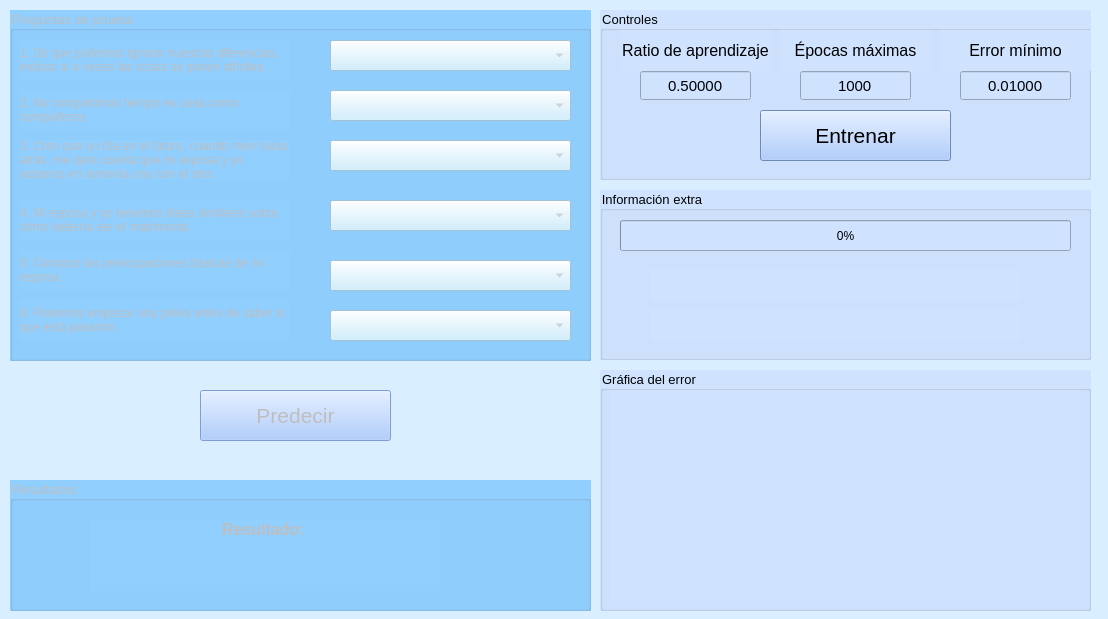
<?xml version="1.0" encoding="UTF-8"?>
<ui version="4.0">
 <class>MainWindow</class>
 <widget class="QMainWindow" name="MainWindow">
  <property name="geometry">
   <rect>
    <x>0</x>
    <y>0</y>
    <width>1108</width>
    <height>619</height>
   </rect>
  </property>
  <property name="minimumSize">
   <size>
    <width>1108</width>
    <height>619</height>
   </size>
  </property>
  <property name="maximumSize">
   <size>
    <width>1108</width>
    <height>619</height>
   </size>
  </property>
  <property name="windowTitle">
   <string>Adaline aplicado</string>
  </property>
  <property name="windowIcon">
   <iconset>
    <normaloff>iconfinder_head-atom_64_201494.ico</normaloff>iconfinder_head-atom_64_201494.ico</iconset>
  </property>
  <property name="styleSheet">
   <string notr="true">background-color: rgb(217, 239, 255);</string>
  </property>
  <widget class="QWidget" name="centralwidget">
   <widget class="QGroupBox" name="groupBox">
    <property name="geometry">
     <rect>
      <x>600</x>
      <y>370</y>
      <width>491</width>
      <height>241</height>
     </rect>
    </property>
    <property name="font">
     <font>
      <pointsize>10</pointsize>
     </font>
    </property>
    <property name="styleSheet">
     <string notr="true">background-color: rgb(207, 227, 255);</string>
    </property>
    <property name="title">
     <string>Gráfica del error</string>
    </property>
    <widget class="MplWidget" name="grafica_error" native="true">
     <property name="geometry">
      <rect>
       <x>10</x>
       <y>20</y>
       <width>471</width>
       <height>211</height>
      </rect>
     </property>
    </widget>
   </widget>
   <widget class="QGroupBox" name="pruebas">
    <property name="enabled">
     <bool>false</bool>
    </property>
    <property name="geometry">
     <rect>
      <x>10</x>
      <y>10</y>
      <width>581</width>
      <height>351</height>
     </rect>
    </property>
    <property name="font">
     <font>
      <pointsize>10</pointsize>
     </font>
    </property>
    <property name="toolTip">
     <string>&lt;html&gt;&lt;head/&gt;&lt;body&gt;&lt;p align=&quot;justify&quot;&gt;&lt;span style=&quot; font-size:11pt;&quot;&gt;Seleccione un valor en el rango de 0 a 4, según se sienta menos o más identificado con cada uno de los casos, respectivamente.&lt;/span&gt;&lt;/p&gt;&lt;/body&gt;&lt;/html&gt;</string>
    </property>
    <property name="whatsThis">
     <string>&lt;html&gt;&lt;head/&gt;&lt;body&gt;&lt;p&gt;&lt;span style=&quot; font-size:11pt;&quot;&gt;Seleccione un valor en el rango de 0 a 4, según se sienta menos o más identificado con cada uno de los casos, respectivamente.&lt;/span&gt;&lt;/p&gt;&lt;/body&gt;&lt;/html&gt;</string>
    </property>
    <property name="styleSheet">
     <string notr="true">background-color:rgb(144, 207, 255)</string>
    </property>
    <property name="title">
     <string>Preguntas de prueba</string>
    </property>
    <widget class="QLabel" name="label">
     <property name="geometry">
      <rect>
       <x>10</x>
       <y>30</y>
       <width>270</width>
       <height>40</height>
      </rect>
     </property>
     <property name="font">
      <font>
       <kerning>true</kerning>
      </font>
     </property>
     <property name="text">
      <string>1. Sé que podemos ignorar nuestras diferencias, incluso si a veces las cosas se ponen difíciles.</string>
     </property>
     <property name="wordWrap">
      <bool>true</bool>
     </property>
    </widget>
    <widget class="QLabel" name="label_2">
     <property name="geometry">
      <rect>
       <x>10</x>
       <y>80</y>
       <width>270</width>
       <height>40</height>
      </rect>
     </property>
     <property name="font">
      <font>
       <kerning>true</kerning>
      </font>
     </property>
     <property name="text">
      <string>2. No compartimos tiempo en casa como compañeros</string>
     </property>
     <property name="wordWrap">
      <bool>true</bool>
     </property>
    </widget>
    <widget class="QLabel" name="label_3">
     <property name="geometry">
      <rect>
       <x>10</x>
       <y>130</y>
       <width>270</width>
       <height>40</height>
      </rect>
     </property>
     <property name="font">
      <font>
       <kerning>true</kerning>
      </font>
     </property>
     <property name="text">
      <string>3. Creo que un día en el futuro, cuando mire hacia atrás, me dare cuenta que mi esposa y yo estamos en armonía uno con el otro.</string>
     </property>
     <property name="wordWrap">
      <bool>true</bool>
     </property>
    </widget>
    <widget class="QLabel" name="label_4">
     <property name="geometry">
      <rect>
       <x>10</x>
       <y>190</y>
       <width>270</width>
       <height>40</height>
      </rect>
     </property>
     <property name="font">
      <font>
       <kerning>true</kerning>
      </font>
     </property>
     <property name="text">
      <string>4. Mi esposa y yo tenemos ideas similares sobre cómo debería ser el matrimonio.</string>
     </property>
     <property name="wordWrap">
      <bool>true</bool>
     </property>
    </widget>
    <widget class="QLabel" name="label_5">
     <property name="geometry">
      <rect>
       <x>10</x>
       <y>240</y>
       <width>270</width>
       <height>40</height>
      </rect>
     </property>
     <property name="font">
      <font>
       <kerning>true</kerning>
      </font>
     </property>
     <property name="text">
      <string>5. Conozco las preocupaciones básicas de mi esposa.</string>
     </property>
     <property name="wordWrap">
      <bool>true</bool>
     </property>
    </widget>
    <widget class="QLabel" name="label_6">
     <property name="geometry">
      <rect>
       <x>10</x>
       <y>290</y>
       <width>270</width>
       <height>40</height>
      </rect>
     </property>
     <property name="font">
      <font>
       <kerning>true</kerning>
      </font>
     </property>
     <property name="text">
      <string>&lt;html&gt;&lt;head/&gt;&lt;body&gt;&lt;p&gt;6. Podemos empezar una pelea antes de saber lo que está pasando.&lt;/p&gt;&lt;/body&gt;&lt;/html&gt;</string>
     </property>
     <property name="wordWrap">
      <bool>true</bool>
     </property>
    </widget>
    <widget class="QComboBox" name="cb_1">
     <property name="geometry">
      <rect>
       <x>320</x>
       <y>30</y>
       <width>241</width>
       <height>31</height>
      </rect>
     </property>
     <property name="styleSheet">
      <string notr="true">background-color: rgb(197, 235, 255);</string>
     </property>
     <property name="insertPolicy">
      <enum>QComboBox::InsertAtBottom</enum>
     </property>
    </widget>
    <widget class="QComboBox" name="cb_2">
     <property name="geometry">
      <rect>
       <x>320</x>
       <y>80</y>
       <width>241</width>
       <height>31</height>
      </rect>
     </property>
     <property name="styleSheet">
      <string notr="true">background-color: rgb(197, 235, 255);</string>
     </property>
    </widget>
    <widget class="QComboBox" name="cb_3">
     <property name="geometry">
      <rect>
       <x>320</x>
       <y>130</y>
       <width>241</width>
       <height>31</height>
      </rect>
     </property>
     <property name="styleSheet">
      <string notr="true">background-color: rgb(197, 235, 255);</string>
     </property>
    </widget>
    <widget class="QComboBox" name="cb_4">
     <property name="geometry">
      <rect>
       <x>320</x>
       <y>190</y>
       <width>241</width>
       <height>31</height>
      </rect>
     </property>
     <property name="styleSheet">
      <string notr="true">background-color: rgb(197, 235, 255);</string>
     </property>
    </widget>
    <widget class="QComboBox" name="cb_5">
     <property name="geometry">
      <rect>
       <x>320</x>
       <y>250</y>
       <width>241</width>
       <height>31</height>
      </rect>
     </property>
     <property name="styleSheet">
      <string notr="true">background-color: rgb(197, 235, 255);</string>
     </property>
    </widget>
    <widget class="QComboBox" name="cb_6">
     <property name="geometry">
      <rect>
       <x>320</x>
       <y>300</y>
       <width>241</width>
       <height>31</height>
      </rect>
     </property>
     <property name="styleSheet">
      <string notr="true">background-color: rgb(197, 235, 255);</string>
     </property>
    </widget>
   </widget>
   <widget class="QGroupBox" name="groupBox_3">
    <property name="geometry">
     <rect>
      <x>600</x>
      <y>10</y>
      <width>491</width>
      <height>170</height>
     </rect>
    </property>
    <property name="font">
     <font>
      <pointsize>10</pointsize>
     </font>
    </property>
    <property name="styleSheet">
     <string notr="true">background-color: rgb(207, 227, 255);</string>
    </property>
    <property name="title">
     <string>Controles</string>
    </property>
    <widget class="QPushButton" name="btn_Entrenar">
     <property name="geometry">
      <rect>
       <x>160</x>
       <y>100</y>
       <width>191</width>
       <height>51</height>
      </rect>
     </property>
     <property name="font">
      <font>
       <pointsize>16</pointsize>
      </font>
     </property>
     <property name="styleSheet">
      <string notr="true">background-color: rgb(153, 192, 255);</string>
     </property>
     <property name="text">
      <string>Entrenar</string>
     </property>
    </widget>
    <widget class="QLabel" name="label_21">
     <property name="geometry">
      <rect>
       <x>20</x>
       <y>20</y>
       <width>151</width>
       <height>41</height>
      </rect>
     </property>
     <property name="text">
      <string>&lt;html&gt;&lt;head/&gt;&lt;body&gt;&lt;p&gt;&lt;span style=&quot; font-size:12pt;&quot;&gt;Ratio de aprendizaje&lt;/span&gt;&lt;/p&gt;&lt;/body&gt;&lt;/html&gt;</string>
     </property>
     <property name="alignment">
      <set>Qt::AlignCenter</set>
     </property>
    </widget>
    <widget class="QLabel" name="label_22">
     <property name="geometry">
      <rect>
       <x>180</x>
       <y>20</y>
       <width>151</width>
       <height>41</height>
      </rect>
     </property>
     <property name="text">
      <string>&lt;html&gt;&lt;head/&gt;&lt;body&gt;&lt;p&gt;&lt;span style=&quot; font-size:12pt;&quot;&gt;Épocas máximas&lt;/span&gt;&lt;/p&gt;&lt;/body&gt;&lt;/html&gt;</string>
     </property>
     <property name="alignment">
      <set>Qt::AlignCenter</set>
     </property>
    </widget>
    <widget class="QLabel" name="label_23">
     <property name="geometry">
      <rect>
       <x>340</x>
       <y>20</y>
       <width>151</width>
       <height>41</height>
      </rect>
     </property>
     <property name="text">
      <string>&lt;html&gt;&lt;head/&gt;&lt;body&gt;&lt;p&gt;&lt;span style=&quot; font-size:12pt;&quot;&gt;Error mínimo&lt;/span&gt;&lt;/p&gt;&lt;/body&gt;&lt;/html&gt;</string>
     </property>
     <property name="alignment">
      <set>Qt::AlignCenter</set>
     </property>
    </widget>
    <widget class="QDoubleSpinBox" name="sb_ratio">
     <property name="geometry">
      <rect>
       <x>40</x>
       <y>60</y>
       <width>111</width>
       <height>31</height>
      </rect>
     </property>
     <property name="font">
      <font>
       <pointsize>11</pointsize>
       <weight>50</weight>
       <bold>false</bold>
      </font>
     </property>
     <property name="toolTip">
      <string>&lt;html&gt;&lt;head/&gt;&lt;body&gt;&lt;p&gt;El ratio de aprendizaje debe ser mayor a 0 y menor que 1.&lt;/p&gt;&lt;/body&gt;&lt;/html&gt;</string>
     </property>
     <property name="alignment">
      <set>Qt::AlignCenter</set>
     </property>
     <property name="buttonSymbols">
      <enum>QAbstractSpinBox::NoButtons</enum>
     </property>
     <property name="prefix">
      <string/>
     </property>
     <property name="suffix">
      <string/>
     </property>
     <property name="decimals">
      <number>5</number>
     </property>
     <property name="minimum">
      <double>0.000010000000000</double>
     </property>
     <property name="maximum">
      <double>0.999990000000000</double>
     </property>
     <property name="singleStep">
      <double>0.000001000000000</double>
     </property>
     <property name="value">
      <double>0.500000000000000</double>
     </property>
    </widget>
    <widget class="QSpinBox" name="sb_epocas">
     <property name="geometry">
      <rect>
       <x>200</x>
       <y>60</y>
       <width>111</width>
       <height>31</height>
      </rect>
     </property>
     <property name="font">
      <font>
       <pointsize>11</pointsize>
       <weight>50</weight>
       <bold>false</bold>
      </font>
     </property>
     <property name="toolTip">
      <string>&lt;html&gt;&lt;head/&gt;&lt;body&gt;&lt;p&gt;Las épocas máximas deben ser mayor a 0.&lt;/p&gt;&lt;/body&gt;&lt;/html&gt;</string>
     </property>
     <property name="alignment">
      <set>Qt::AlignCenter</set>
     </property>
     <property name="buttonSymbols">
      <enum>QAbstractSpinBox::NoButtons</enum>
     </property>
     <property name="maximum">
      <number>50000</number>
     </property>
     <property name="value">
      <number>1000</number>
     </property>
     <property name="displayIntegerBase">
      <number>10</number>
     </property>
    </widget>
    <widget class="QDoubleSpinBox" name="sb_error">
     <property name="geometry">
      <rect>
       <x>360</x>
       <y>60</y>
       <width>111</width>
       <height>31</height>
      </rect>
     </property>
     <property name="font">
      <font>
       <pointsize>11</pointsize>
       <weight>50</weight>
       <bold>false</bold>
      </font>
     </property>
     <property name="toolTip">
      <string>&lt;html&gt;&lt;head/&gt;&lt;body&gt;&lt;p&gt;El error mínimo debe ser menor a 1.&lt;/p&gt;&lt;/body&gt;&lt;/html&gt;</string>
     </property>
     <property name="alignment">
      <set>Qt::AlignCenter</set>
     </property>
     <property name="buttonSymbols">
      <enum>QAbstractSpinBox::NoButtons</enum>
     </property>
     <property name="prefix">
      <string/>
     </property>
     <property name="suffix">
      <string/>
     </property>
     <property name="decimals">
      <number>5</number>
     </property>
     <property name="minimum">
      <double>0.000010000000000</double>
     </property>
     <property name="maximum">
      <double>500.000000000000000</double>
     </property>
     <property name="singleStep">
      <double>0.000001000000000</double>
     </property>
     <property name="value">
      <double>0.010000000000000</double>
     </property>
    </widget>
   </widget>
   <widget class="QGroupBox" name="groupBox_4">
    <property name="geometry">
     <rect>
      <x>600</x>
      <y>190</y>
      <width>491</width>
      <height>170</height>
     </rect>
    </property>
    <property name="font">
     <font>
      <pointsize>10</pointsize>
     </font>
    </property>
    <property name="styleSheet">
     <string notr="true">background-color: rgb(207, 227, 255);</string>
    </property>
    <property name="title">
     <string>Información extra</string>
    </property>
    <widget class="QLabel" name="lbl_error_minimo">
     <property name="geometry">
      <rect>
       <x>50</x>
       <y>80</y>
       <width>371</width>
       <height>31</height>
      </rect>
     </property>
     <property name="font">
      <font>
       <pointsize>11</pointsize>
       <weight>75</weight>
       <bold>true</bold>
      </font>
     </property>
     <property name="text">
      <string>&lt;html&gt;&lt;head/&gt;&lt;body&gt;&lt;p align=&quot;center&quot;&gt;&lt;span style=&quot; font-size:11pt;&quot;&gt;&lt;br/&gt;&lt;/span&gt;&lt;/p&gt;&lt;/body&gt;&lt;/html&gt;</string>
     </property>
     <property name="alignment">
      <set>Qt::AlignCenter</set>
     </property>
    </widget>
    <widget class="QLabel" name="lbl_convergencia">
     <property name="geometry">
      <rect>
       <x>50</x>
       <y>120</y>
       <width>371</width>
       <height>31</height>
      </rect>
     </property>
     <property name="font">
      <font>
       <pointsize>11</pointsize>
       <weight>75</weight>
       <bold>true</bold>
      </font>
     </property>
     <property name="text">
      <string/>
     </property>
     <property name="alignment">
      <set>Qt::AlignCenter</set>
     </property>
    </widget>
    <widget class="QProgressBar" name="progreso">
     <property name="enabled">
      <bool>true</bool>
     </property>
     <property name="geometry">
      <rect>
       <x>20</x>
       <y>30</y>
       <width>451</width>
       <height>31</height>
      </rect>
     </property>
     <property name="value">
      <number>0</number>
     </property>
    </widget>
   </widget>
   <widget class="QGroupBox" name="resultados">
    <property name="enabled">
     <bool>false</bool>
    </property>
    <property name="geometry">
     <rect>
      <x>10</x>
      <y>480</y>
      <width>581</width>
      <height>131</height>
     </rect>
    </property>
    <property name="font">
     <font>
      <pointsize>10</pointsize>
     </font>
    </property>
    <property name="styleSheet">
     <string notr="true">background-color:rgb(144, 207, 255)</string>
    </property>
    <property name="title">
     <string>Resultados</string>
    </property>
    <widget class="QLabel" name="resultado">
     <property name="geometry">
      <rect>
       <x>80</x>
       <y>40</y>
       <width>351</width>
       <height>71</height>
      </rect>
     </property>
     <property name="text">
      <string>&lt;html&gt;&lt;head/&gt;&lt;body&gt;&lt;p&gt;&lt;span style=&quot; font-size:12pt; font-weight:600;&quot;&gt;Resultado: &lt;/span&gt;&lt;/p&gt;&lt;/body&gt;&lt;/html&gt;</string>
     </property>
     <property name="alignment">
      <set>Qt::AlignHCenter|Qt::AlignTop</set>
     </property>
    </widget>
   </widget>
   <widget class="QPushButton" name="btn_Predecir">
    <property name="enabled">
     <bool>false</bool>
    </property>
    <property name="geometry">
     <rect>
      <x>200</x>
      <y>390</y>
      <width>191</width>
      <height>51</height>
     </rect>
    </property>
    <property name="font">
     <font>
      <pointsize>16</pointsize>
     </font>
    </property>
    <property name="styleSheet">
     <string notr="true">background-color: rgb(153, 192, 255);</string>
    </property>
    <property name="text">
     <string>Predecir</string>
    </property>
   </widget>
  </widget>
 </widget>
 <customwidgets>
  <customwidget>
   <class>MplWidget</class>
   <extends>QWidget</extends>
   <header>mplwidget.h</header>
   <container>1</container>
  </customwidget>
 </customwidgets>
 <resources/>
 <connections/>
</ui>
